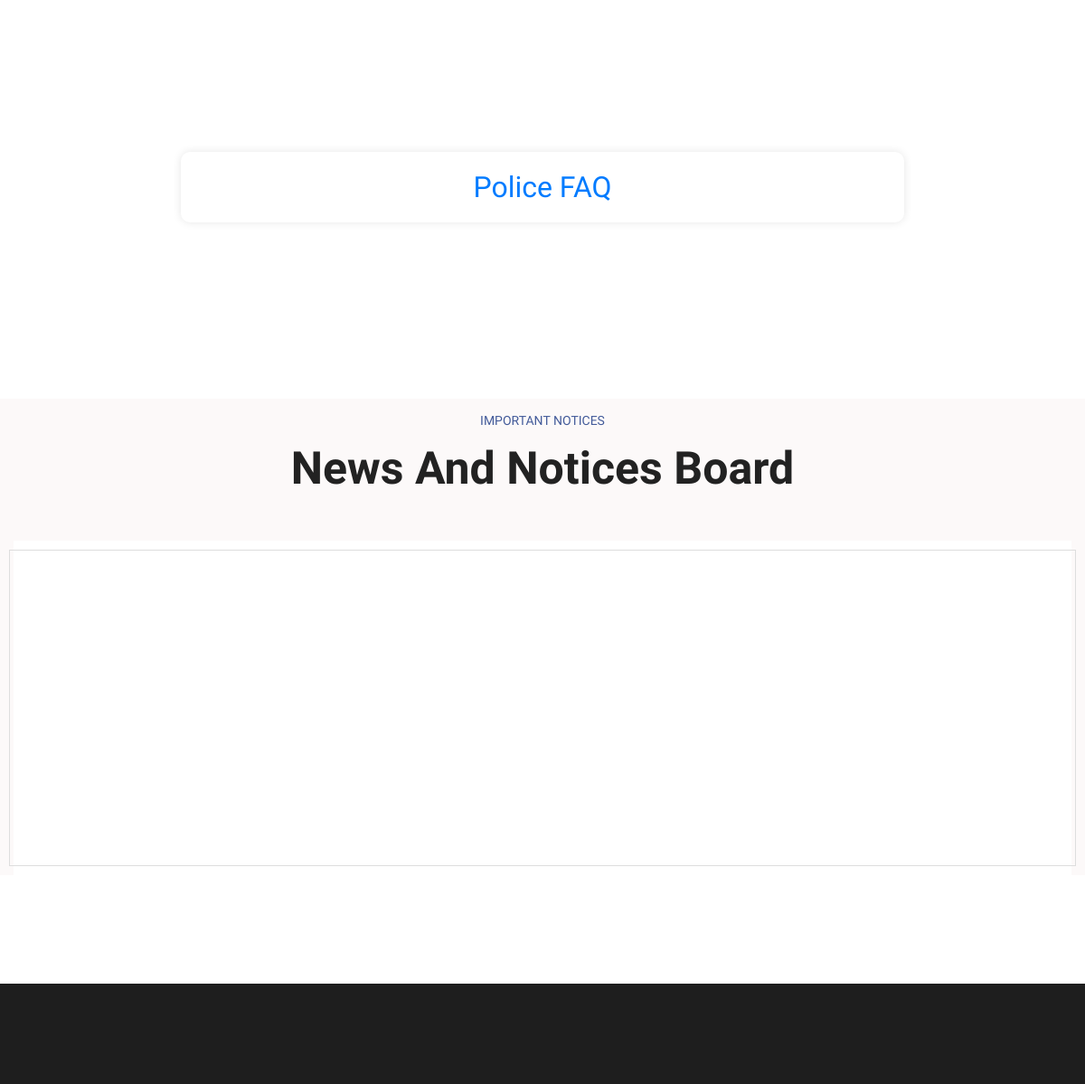
/ (middle part), run on an earlier commit of the app's database.
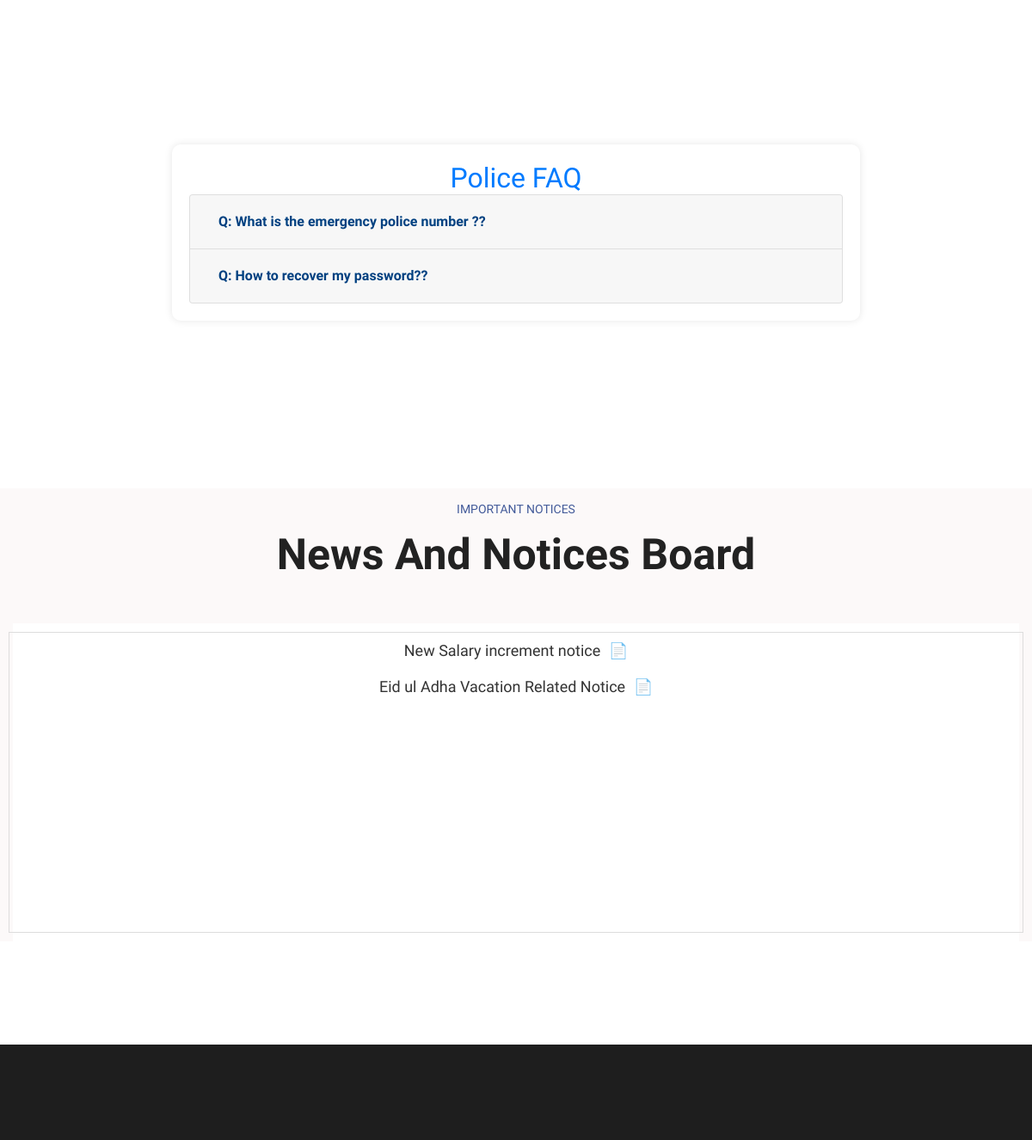
And on a later commit of the database.
### myapp/models.py (models this page shows, shortened)
class FAQ(models.Model):
    Ques = models.CharField(max_length=255, blank=True)
    Ans = models.CharField(max_length=255, blank=True)

class Notice(models.Model):
    title = models.CharField(max_length=255, blank=True)
    pdf = models.FileField(upload_to=filepath, null=True, blank=True)

### myapp/views.py (the view)
# urls.py: 2. Add a URL to urlpatterns:  path('', views.home, name='home')
def home(request):
    notices = Notice.objects.all()
    faqs = FAQ.objects.all()
    return render(request, "Welcome_Page.html", {'notices': notices, 'faqs': faqs})

### myapp/templates/Welcome_Page.html (shortened to what this page needs)
{% load static %}
<!DOCTYPE html>
<html lang="en">
  <head>
    <link href="{% static 'css/flaticon.css' %}" rel="stylesheet" />
    <link href="{% static 'css/owl.css' %}" rel="stylesheet" />
    <link href="{% static 'css/bootstrap.css' %}" rel="stylesheet" />
    <link href="{% static 'css/fancybox.min.css' %}" rel="stylesheet" />
    <link href="{% static 'css/animate.css' %}" rel="stylesheet" />
    <link href="{% static 'css/color.css' %}" rel="stylesheet" />
    <link href="{% static 'css/global.css' %}" rel="stylesheet" />
    <link href="{% static 'css/blog.css' %}" rel="stylesheet" />
    <link href="{% static 'css/elpath.css' %}" rel="stylesheet" />
    <link href="{% static 'css/style.css' %}" rel="stylesheet" />
    <link href="{% static 'css/responsive.css' %}" rel="stylesheet" />
  </head>
  <body>
    <div class="boxed_wrapper">
      <section class="award-section p_relative sec-pad centred">
      </section>
      <div class="container">
        <div class="faq-container">
          <h2 class="text-center text-primary">Police FAQ</h2>
          <div class="accordion" id="faqAccordion">
            {% for faq in faqs %}
            <div class="card">
              <div class="card-header" id="headingFive">
                <h5 class="mb-0">
                  <button
                    class="btn btn-link collapsed"
                    type="button"
                    data-toggle="collapse"
                    data-target="#collapseFive"
                    aria-expanded="false"
                    aria-controls="collapseFive"
                  >
                    <span class="faq-question"
                      >Q: {{ faq.Ques }}?</span
                    >
                  </button>
                </h5>
              </div>
            </div>
            {% endfor %}
          </div>
        </div>
      </div>
      <section class="team-section p_relative sec-pad centred">
        <div class="large-container" style="background-color: #fcf9f9">
          <div class="sec-title mb_50">
            <span class="sub-title p_relative d_block fs_14 lh_25 mb_10 pt_12"
              >Important Notices</span
            >
            <h2 class="p_relative d_block fs_50 lh_60 fw_exbold">
              News And Notices Board
            </h2>
          </div>
          <div class="row clearfix">
            <div class="col-md-12 col-sm-12 team-block">
              <div
                class="team-block-one wow fadeInUp animated"
                data-wow-delay="00ms"
                data-wow-duration="1500ms"
              >
                <div class="inner-box p_relative d_block bg_white tran_5">
                  <div class="row">
                    <div class="notice">
                      <marquee
                        behavior=""
                        class="marq"
                        direction="up"
                        onmouseover="stop()"
                        onmouseout="start()"
                      >
                      {% for notice in notices %}
                        <h6>
                          <a href="{{ notice.pdf }}">{{ notice.title }} <span class="pdf-icon">📄</span></a>
                        </h6>
                        {% endfor %}
                      </marquee>
                    </div>
                  </div>
                </div>
              </div>
            </div>
          </div>
        </div>
      </section>
      <footer class="main-footer">
        <div class="large-container">
          <div class="footer-top">
            <div class="row clearfix">
              <div class="col-lg-4 col-md-6 col-sm-12 footer-column">
                <div class="footer-widget logo-widget">
                  <figure class="footer-logo">
                  </figure>
                </div>
              </div>
            </div>
          </div>
        </div>
      </footer>
    </div>
  </body>
</html>

### myapp/static/css/global.css (style rules this page uses)
* { margin:0px; padding:0px; border:none; outline:none; }
body { font-size:18px; color:#555555; line-height:30px; font-weight:300; background:#ffffff; font-family: 'Mulish', sans-serif; background-size:cover; background-repeat:no-repeat; background-position:center top; -webkit-font-smoothing: antialiased; }
@media (min-width:1200px) { .container { max-width: 1200px; padding: 0px 15px; } }
.large-container { max-width: 1440px; padding: 0px 15px; margin: 0 auto; }
.boxed_wrapper { position: relative; margin: 0 auto; overflow: hidden !important; width: 100%; min-width: 300px; }
input,button,select,textarea { font-family: 'Mulish', sans-serif; font-weight: 300; font-size: 18px; background: transparent; }
.centred { text-align: center; }
figure { margin: 0px; }
.sec-pad { padding: 120px 0px; }
.sec-title { position: relative; display: block; }
.sec-title .sub-title { text-transform: uppercase; color: #435b9a; }
.bg_white { background-color: #fff; }
.main-footer { position: relative; background: #1e1e1e; }
.footer-top { position: relative; padding-top: 113px; padding-bottom: 50px; border-bottom: 1px solid rgba(255, 255, 255, 0.10); }
.footer-top .footer-logo { position: relative; display: block; margin-bottom: 37px; height: 50px; width: 100px; }
.footer-top .logo-widget { margin-right: 90px; margin-top: -13px; }

### myapp/static/css/elpath.css (style rules this page uses)
.tran_5 { transition: .5s; }
.fs_14 { font-size: 14px; }
.fs_50 { font-size: 50px; }
.fw_exbold { font-weight: 800; }
.lh_25 { line-height: 25px; }
.lh_60 { line-height: 60px; }
.mb_10 { margin-bottom: 10px; }
.mb_50 { margin-bottom: 50px; }
.pt_12 { padding-top: 12px; }

### myapp/static/css/responsive.css (style rules this page uses)
@media only screen and (max-width: 1200px) { .footer-top .logo-widget { margin-right: 0px; } }

What changed in the data, as far as the page shows it:
added FAQ: Ques "What is the emergency police number ?"
added FAQ: Ques "How to recover my password?"
added Notice: title "New Salary increment notice"
added Notice: title "Eid ul Adha Vacation Related Notice"
